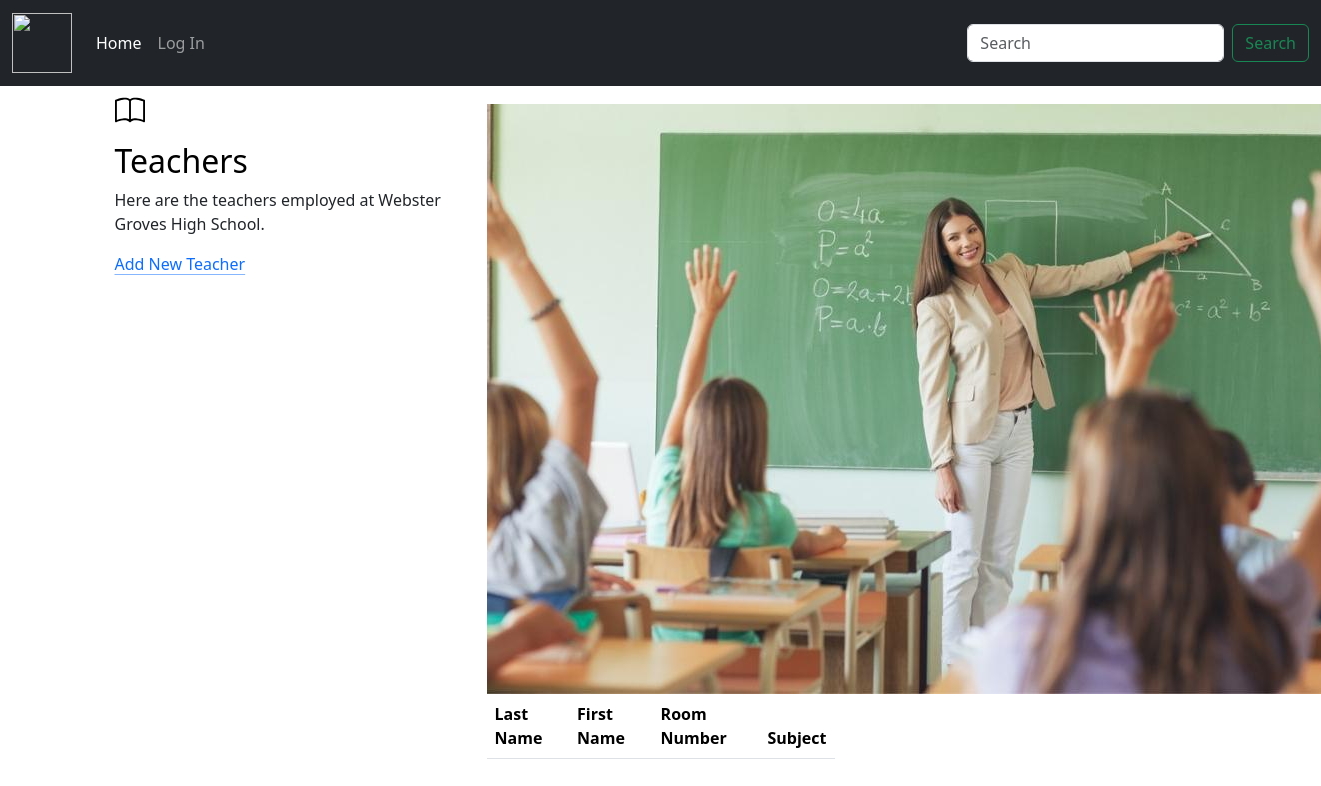
Before: /teachers/ with the older database file.
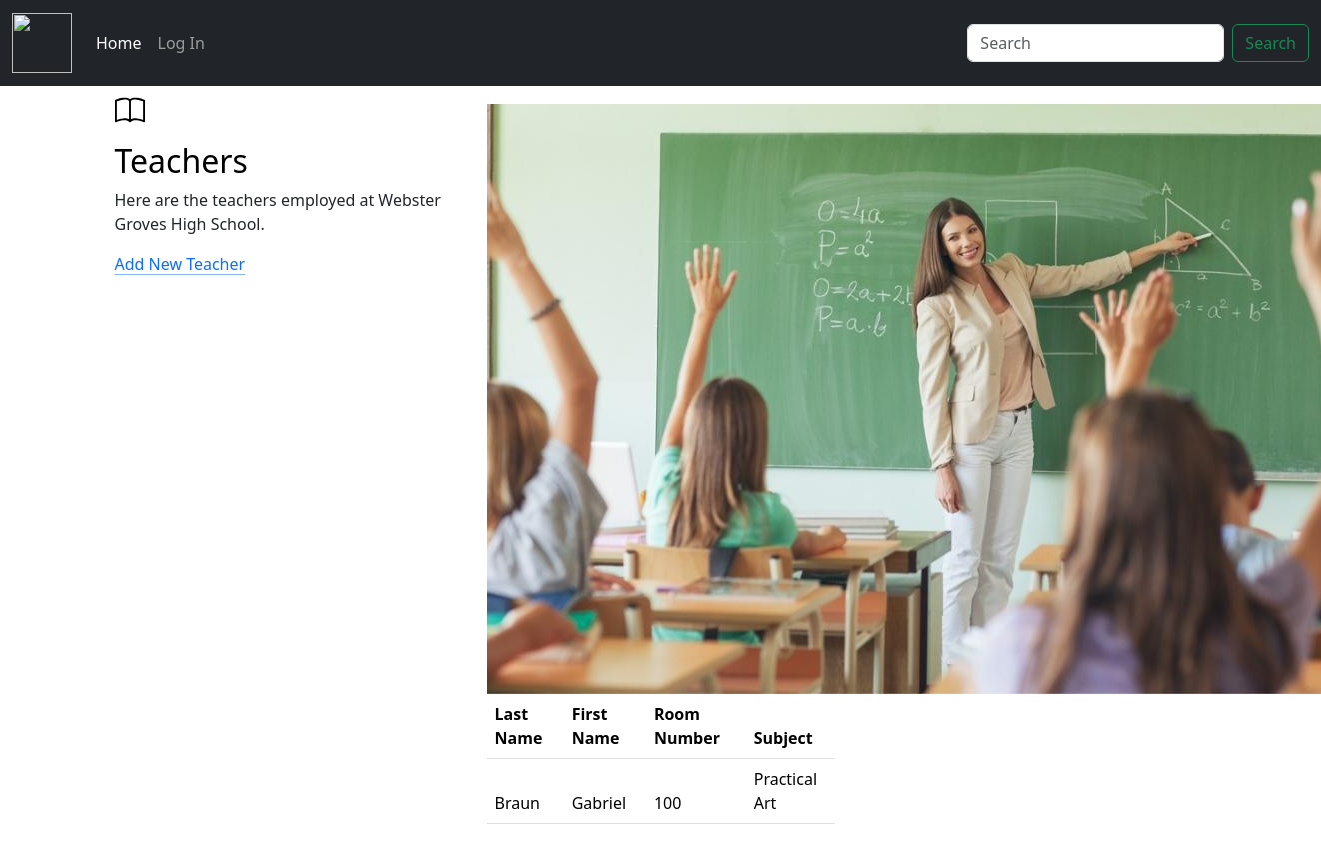
After: the same page with the newer database file.
### tutorialapp/models.py (models this page shows, shortened)
class Teacher(models.Model):
    SUBJECT =(
        ('Fine Art', 'Fine Art'),
        ('Math', 'Math'),
        ('PE/Health', 'PE/Health'),
        ('Practical Art', 'Practical Art'),
        ('English', 'English'),
        ('Social Studies', 'Social Studies'),
        ('Science', 'Science'),
    )
    firstname = models.CharField(max_length=200, null=True, verbose_name="First Name ")
    lastname = models.CharField(max_length=200, null=True, verbose_name="Last Name ")
    roomnumber = models.CharField(max_length=200, null=True, verbose_name="Room Number ")
    subject = models.CharField(max_length=200, null=True, choices=SUBJECT, verbose_name="Subject ")

### tutorialapp/views.py (the view)
# urls.py: path('teachers/', views.teachers, name='teachers'),
def teachers(request):
    teachers = Teacher.objects.all()
    context={
        'teachers':teachers,
    }
    return render(request, 'teachers.html', context)

### tutorialapp/templates/teachers.html (shortened to what this page needs)
{% extends 'base.html' %}
{% block content%}
{% load static %}
<div class="container px-4 py-5" id="featured-3">
  <div class="row g-4 py-5 row-cols-1 row-cols-lg-3">
    <div class="feature col">
      <div class="feature-icon d-inline-flex align-items-center justify-content-center text-White bg-gradient fs-2 mb-3">
      </div>
      <h3 class="fs-2 text-body-emphasis">Teachers</h3>
      <p>Here are the teachers employed at Webster Groves High School.</p>
      <a href="http://127.0.0.1:8000/teacherform/" class="icon-link">
        Add New Teacher
        <svg class="bi"><use xlink:href="#chevron-right"/></svg>
      </a>
    </div>
<br><br><br>
<center><h1></h1><center>
  <img src= "{% static 'teacher.jpg' %}">
<table class="table table-striped">
    <thead>
        <th>Last Name</th>
        <th>First Name</th>
        <th>Room Number</th>
        <th>Subject</th>
    <thead>
    {% for i in teachers %}
        <tr>
            <td>{{ i.lastname }}</td>
            <td>{{ i.firstname }}</td>
            <td>{{ i.roomnumber }}</td>
            <td>{{ i.subject }}</td>
    {% endfor %}
{% endblock %}

### tutorialapp/templates/base.html (shortened to what this page needs)
{% load static %}
<!DOCTYPE html>
<html>
    <head>
        <link href="https://cdn.jsdelivr.net/npm/bootstrap@5.3.3/dist/css/bootstrap.min.css" rel="stylesheet">
    </head>
    <body>
        <nav class="navbar navbar-expand-md navbar-dark fixed-top bg-dark">
            <div class="container-fluid">
              <a class="navbar-brand" href="https://www.google.com/search?sca_esv=f753c9bfe240238f&rlz=1C1CHBF_enUS1091US1091&q=goofy+cat&uds=AMwkrPvxSHE1JOQc6Rm4P_TBX_BlPs_ifGZpSJ4UkQFy4nUo3XUlTJ-ek6vZNKApplbpLrgmD9qAVhzGlzIHFIXUNf6kp-Recc2DzeLZlLNhF9gPbxRMcbMjfLEIRLB7lb6_oSeJ7AfLzvnR5R95e-QpDsUjPOEbDA2bUxzjwPOz_lqnPAYkRIgsCsyD-u7AsGaWhWSe28qvfOWp2r1KCXmDGlmxbOaSF0pzpqJyjcreYVgl82vFLI7ji2Gx32ydGB0H_8t5mjeS5A0dq4X9etRlOpt4EvI4I2jA5lTJWgrcP-HKFYE_7I4&udm=2&prmd=ivsnbmtz&sa=X&ved=2ahUKEwi73J61392FAxXpv4kEHfzvD8sQtKgLegQIFBAB&biw=2560&bih=1279&dpr=1&safe=active&ssui=on#vhid=Feh_adc3LAyQuM&vssid=mosaic"><img src="https://upload.wikimedia.org/wikipedia/commons/5/57/Webster_Groves_WG.png" width="60" height="60" /></a>
              <div class="collapse navbar-collapse" id="navbarCollapse">
                <ul class="navbar-nav me-auto mb-2 mb-md-0">
                  <li class="nav-item">
                    <a class="nav-link active" aria-current="page" href="{% url 'home' %}">Home</a>
                  </li>
                  {% if user.is_authenticated %}
                      <li class="nav-item">
                       <a class="nav-link" aria-current="page" href="{% url 'logout' %}">Log Out</a>
                      </li>
                  {% else %}
                    <li class="nav-item">
                      <a class="nav-link" aria-current="page" href="{% url 'login' %}">Log In</a>
                    </li>
                  {% endif %}
                </ul>
                <form class="d-flex" role="search">
                  <input class="form-control me-2" type="search" placeholder="Search" aria-label="Search">
                  <button class="btn btn-outline-success" type="submit">Search</button>
                </form>
              </div>
            </div>
          </nav>
          {% block content%}{% endblock %}
    </body>
</html>

Changed rows visible on the page:
added Teacher: lastname "Braun", firstname "Gabriel", roomnumber "100", subject "Practical Art"
